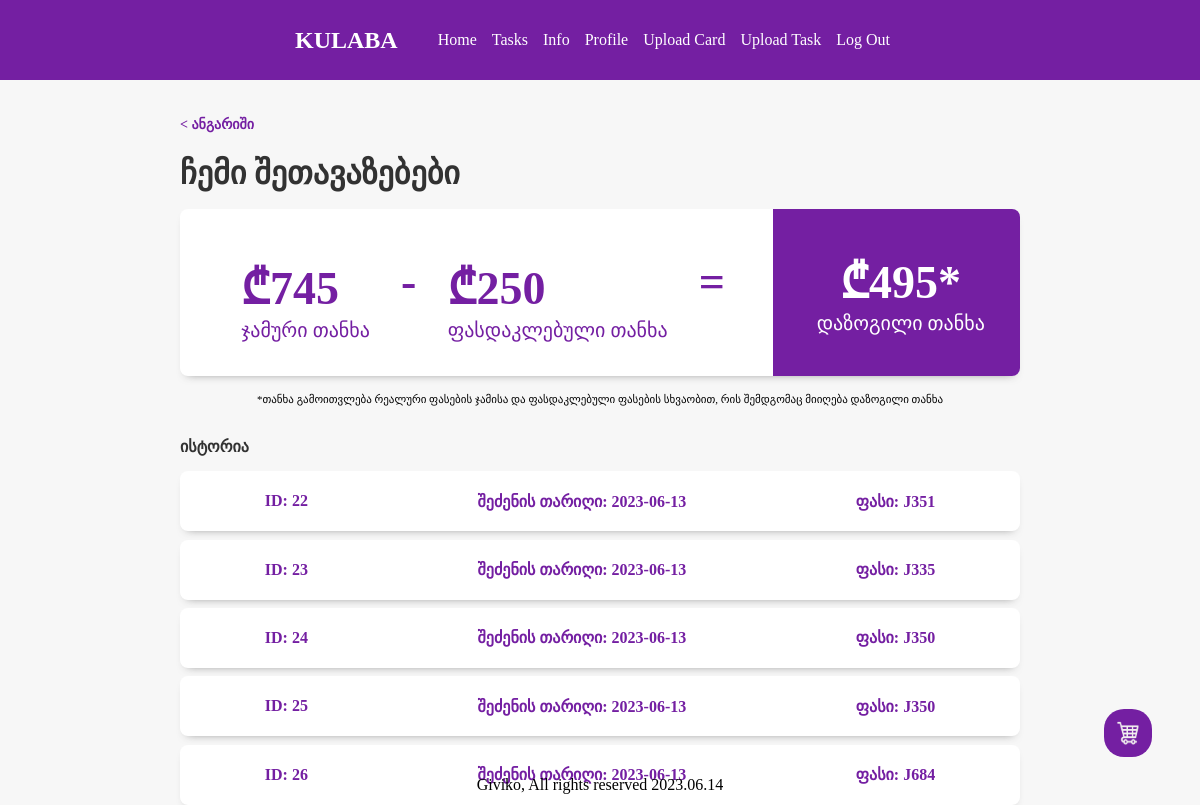
/my_purchases.php (signed in), run on the app's committed database.
### tables this page shows
CREATE TABLE `invoices` (
  `invoice_id` int(11) NOT NULL,
  `user_id` int(11) DEFAULT NULL,
  `invoice_date` timestamp NOT NULL DEFAULT current_timestamp(),
  `total` int(11) DEFAULT NULL
);

### includes/functions.inc.php (called while the page is built, shortened)
<?php
function checkCardPrivilige($conn, $userid) {
    $sql = "SELECT * FROM priviliges WHERE user_id = ?";
    $stmt = $conn->prepare($sql);
    $stmt->bind_param("i",$userid);
    $stmt->execute();
    $result = $stmt->get_result();
    if($result->num_rows > 0 ){
        $row = $result->fetch_assoc();
        return $row["card_upload"];
    }
    return false;
}
function checkTaskPrivilige($conn, $userid) {
    $sql = "SELECT * FROM priviliges where user_id = ?";
    $stmt = $conn->prepare($sql);
    $stmt->bind_param("i",$userid);
    $stmt->execute();
    $result = $stmt->get_result();
    if($result->num_rows > 0){
        $row = $result->fetch_assoc();
        return $row["task_upload"];
    }
    return false;
}

### repositories/UserRepository.php (called while the page is built, shortened)
<?php
class UserRepository {
    private $db;
    public function __construct($db){
        $this->db = $db;
    }
    public function getInvoices($id) {
        $stmt = $this->db->prepare("SELECT * FROM invoices WHERE user_id = ?");
        if($stmt){
            $stmt->bind_param("i", $id);
            $stmt->execute();
            $res = $stmt->get_result();
            $invoices = [];
            while($row = $res->fetch_assoc()){
                $invoice = array(
                    "invoice_id" => $row["invoice_id"],
                    "invoice_date" => $row["invoice_date"],
                    "total" => $row["total"]
                );
                $invoices[] = $invoice;
            }
            return $invoices;
        } else {
            die("Statement error");
            exit();
        }
    }
    public function getSavings($id){
        $arr = $this->getInvoices($id);
        $sales_price = $real_price = 0;
        foreach($arr as $invoice){
            $invoice_id = $invoice["invoice_id"];
            $stmt = $this->db->prepare("SELECT * FROM invoice_items WHERE invoice_id = ?");
            $stmt->bind_param("i", $invoice_id);
            $stmt->execute();
            $itemsResult = $stmt->get_result();
            while($row = $itemsResult->fetch_assoc()){
                $cardStmt = $this->db->prepare("SELECT * FROM cards WHERE id = ?");
                $cardStmt->bind_param("i", $row["card_id"]);
                $cardStmt->execute();
                $prices = $cardStmt->get_result()->fetch_assoc();
                $sales_price += $prices["sales_price"];
                $real_price += $prices["real_price"];
            }
        }
        $answers = array($real_price, $sales_price);
        return $answers;
    }
}

### my_purchases.php (the view, shortened to what this page needs)
<?php
    include "header.php";
    require_once "repositories/UserRepository.php";
    $userRepository = new UserRepository($conn);
    $savings = $userRepository->getSavings($_SESSION["userid"]);
?>
<link rel="stylesheet" href="cssfolder/my_purchases.css">
<main>
    <div class = "root">
        <a href="profile.php">< ანგარიში</a>
        <h1>ჩემი შეთავაზებები</h1>
        <div class = "total">
            <div class = "left">
                <div>
                    <h2>₾<?php echo $_SESSION["real_price"] ?></h2>
                    <p>ჯამური თანხა</p>
                </div>
                <h1>-</h1>
                <div>
                    <h2>₾<?php echo $_SESSION["sales_price"] ?></h2>
                    <p>ფასდაკლებული თანხა</p>
                </div>
                <h1 class ="equals">=</h1>
            </div>
            <div class = "right">
                    <h2>₾<?php echo $_SESSION["saved"]?>*</h2>
                    <p>დაზოგილი თანხა</p>
            </div>
        </div>
        <p class = "disclaimer">*თანხა გამოითვლება რეალური ფასების ჯამისა და ფასდაკლებული ფასების სხვაობით, რის შემდგომაც მიიღება დაზოგილი თანხა</p>
        <h2 class ="historyTitle">ისტორია</h2>
        <div class = "history">
            <?php
            $userRepository = new UserRepository($conn);
            $invoices = $userRepository->getInvoices($_SESSION["userid"]);
            foreach($invoices as $invoice){
                $dateTime = new DateTime($invoice["invoice_date"]);
                $date = $dateTime->format("Y-m-d");
                echo"
                <div>
                    <p class = 'id'>ID: ".$invoice["invoice_id"]."</p>
                    <p class = 'date'>შეძენის თარიღი: ".$date."</p>
                    <p class = 'price'>ფასი: J".$invoice["total"]."</p>
                </div>
                ";
            }
            ?>
        </div>
    </div>
</main>
<?php include "footer.php"; ?>

### header.php (shortened to what this page needs)
<?php
    require ("includes/dbh.inc.php");
    include ("includes/functions.inc.php");
?>
<!DOCTYPE html>
<html lang="en">
<head>
    <link rel="stylesheet" href="cssfolder/style.css">
</head>
<body>
    <?php
    $cart ="
    <form id ='cart' action='checkoutPage.php' class = 'cart'>
        <img src='images/cart.jpg' alt''>
        <p class = 'cartCount'></p>
    </form>
    ";
    if(isset($_SESSION["cart"]) && !empty($_SESSION["cart"])){
        echo $cart;
    } else {echo str_replace("class = 'cart'", "class = 'hidden'", $cart);}
    ?>
    <nav>
        <div class ="wrapper">
            <h1><a href="landingPage.php">KULABA</a></h1>
            <ul id ="menu">
                <li><a href="landingPage.php">Home</a></li>
                <?php if (isset($_SESSION["userid"]))
                echo '<li id="nextPage"><a href="tasks.php">Tasks</a></li>';
                ?>
                <li><a href="info.php">Info</a></li>
                <?php
                    if (isset($_SESSION["userUid"])) {
                      echo  "<li id='nextPage'><a href='profile.php'>Profile</a></li>";
                      if(checkCardPrivilige($conn, $_SESSION["userid"])){
                        echo "<li id='nextPage'><a href='uploadPage.php'>Upload Card</a></li>";
                      }
                      if(checkTaskPrivilige($conn, $_SESSION["userid"])){
                        echo "<li id='nextPage'><a href='uploadTaskPage.php'>Upload Task</a></li>";
                      }
                      echo  "<li id='nextPage'><a href='includes/logout.inc.php'>Log Out</a></li>";
                    } else {
                        echo "<li id='nextPage'><a href='signup.php'>Sign Up</a></li>";
                        echo "<li id='nextPage'><a href='login.php'>Log In</a></li>";
                    }
                ?>
            </ul>
        </div>
        </nav>

### footer.php (shortened to what this page needs)
<footer>Giviko, All rights reserved <?php echo date("Y.m.d") ?> </footer>
</body>
</html>

### cssfolder/style.css (style rules this page uses)
* { box-sizing: border-box; }
body { position: relative; width: 100%; margin:0; min-height: 100vh; overflow-x: hidden; scrollbar-width: thin; display: flex; flex-direction: column; background-color: #F7F7F7; padding-top: 10vh; box-sizing: border-box; }
.cart { height: 6vh; width: 6vh; background-color: #741FA2; border-radius: 20px; position: fixed; display: flex; justify-content: center; align-items: center; right: 6vh; bottom: 6vh; z-index: 3; }
.cart img { height: 3vh; width: 3vh; }
nav { height: 10vh; width: 100%; position: fixed; display: relative; z-index: 10; top: 0; left: 0; }
.wrapper { display: flex; height: 10vh; justify-content: center; align-items: center; background-color: #741FA2; }
.wrapper h1 a { color: white; position: relative; left: 0; text-decoration: none; }
.wrapper ul { display: flex; list-style: none; justify-content: center; align-items: center; }
.wrapper ul li a { padding-right: 15px; color: white; text-decoration: none; transition-duration: 0.2s; }
footer { height: 5vh; display: flex; justify-content: center; align-items: center; width: 100%; position: absolute; bottom: 0; }

### cssfolder/my_purchases.css (style rules this page uses)
* { margin: 0; }
main { margin: 3% 30% 0% 30%; }
.root > a { display: block; text-decoration: none; margin-bottom: 2.5%; color: #741FA2; font-size: 0.875rem; font-weight: bold; }
.root > h1 { color: rgb(50, 50, 50); font-size: 2rem; }
.total { border-radius: 8px; width: 100%; margin-top: 2%; display: flex; white-space: nowrap; box-shadow: rgba(50, 50, 50, 0.604) 0px 5px 10px -7px; background-color: white; overflow: hidden; }
.left { padding: 2.875rem 0px 2.125rem 1.875rem; width: 70%; display: flex; justify-content: space-evenly; }
.left h2, .left h1 { font-size: 2.875rem; color: #741FA2; }
.left p { margin-top: 1px; font-size: 1.25rem; color: #741FA2; }
.right { display: flex; flex-direction: column; justify-content: center; align-items: center; background-color: #741FA2; width: 30%; margin-left: 2%; padding-left: 1%; }
.right h2 { font-size: 2.875rem; font-weight: 700; color: white; }
.right p { font-size: 1.25rem; color: white; }
.disclaimer { margin-top: 2%; font-size: 0.6875rem; font-weight: 400; text-align: center; }
.historyTitle { margin-top: 3%; font-weight: 700; font-size: 1rem; line-height: 2; color: #323232; }
.history div { border-radius: 8px; background-color: white; width: 100%; height: 7.5vh; display: flex; justify-content: space-around; align-items: center; box-shadow: rgba(50, 50, 50, 0.604) 0px 5px 10px -7px; margin-top: 1%; }
.history div p { font-size: clamp(0.5rem, 1rem, 1.2rem); color: #741FA2; font-weight: 700; }
@media screen and (max-width:1440px) { main { margin: 3% 15% 0% 15%; } }

### data on the page
invoices: invoice_id "22", invoice_date "2023-06-13", total "351"
invoices: invoice_id "23", invoice_date "2023-06-13", total "335"
invoices: invoice_id "24", invoice_date "2023-06-13", total "350"
invoices: invoice_id "25", invoice_date "2023-06-13", total "350"
invoices: invoice_id "26", invoice_date "2023-06-13", total "684"

### other printed values
$_SESSION["real_price"] "745"
$_SESSION["sales_price"] "250"
$_SESSION["saved"] "495"
